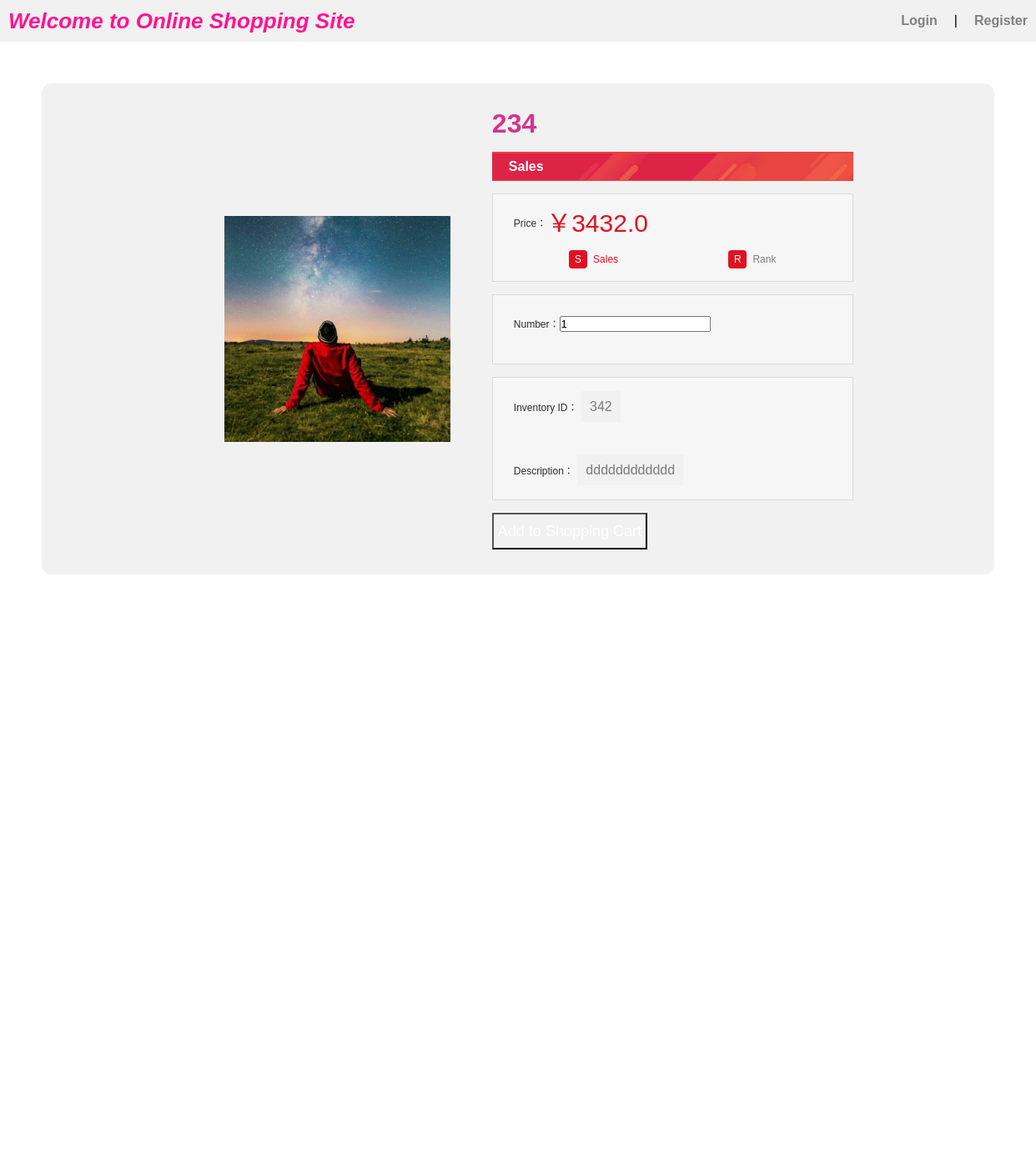
The app's page /product_details/3, older data.
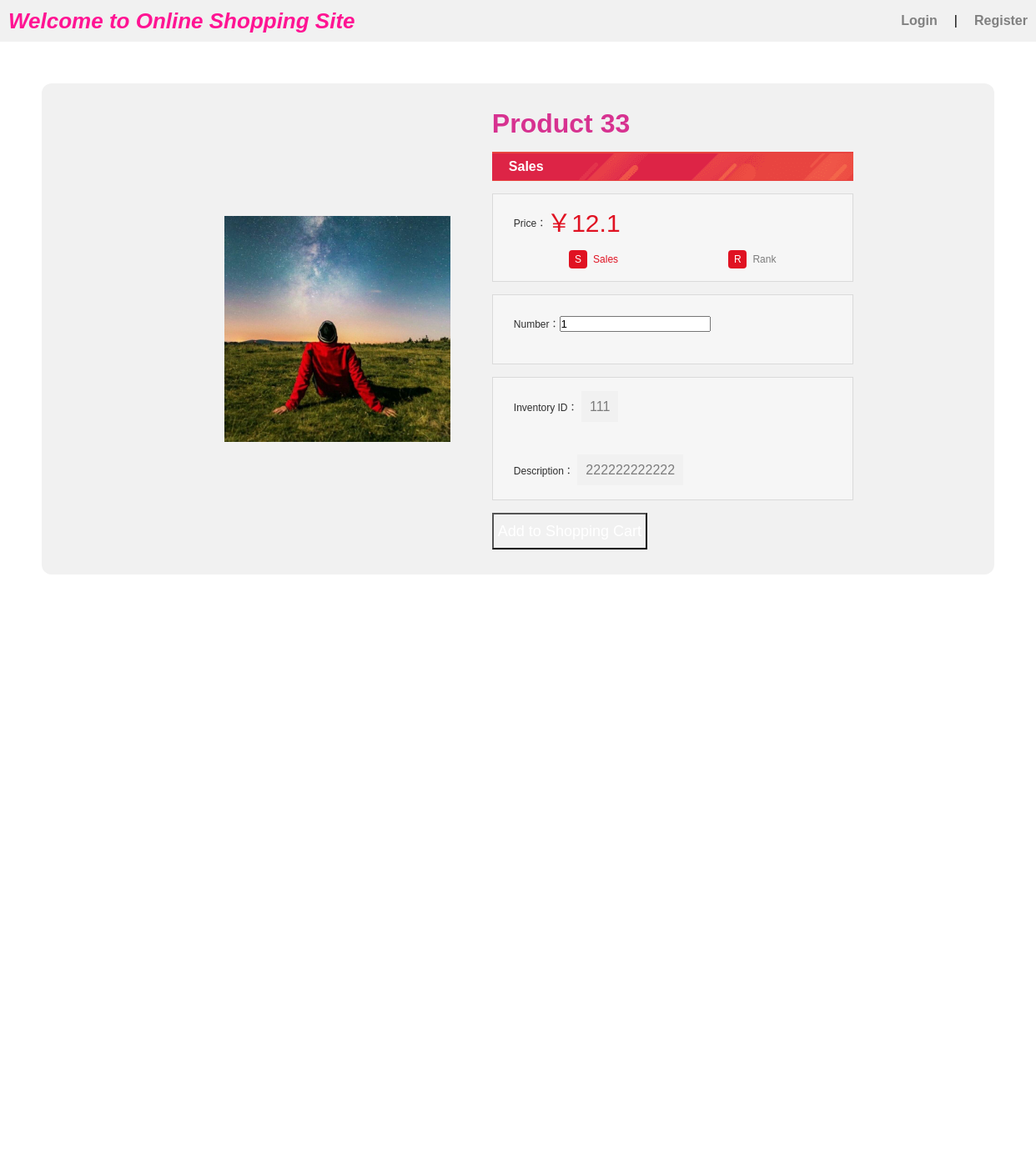
The same page, newer data.
### project/models/ItemModel.py (models this page shows, shortened)
class Item(PkModel):
    __tablename__ = "item"
    name = Column(db.VARCHAR(255), nullable=False, default="")
    price = Column(db.Float(50), nullable=False, default=0.0)
    description = db.Column(db.String(length=1024), nullable=False, default="")
    inventory = Column(db.Integer, nullable=False, default=0)
    sold_count = Column(db.Integer, nullable=False, default=0)
    disabled = Column(db.Boolean, nullable=False, default=False)
    created_at = Column(db.DateTime, nullable=False, default=dt.datetime.utcnow)
    main_image_url = Column(db.VARCHAR(255), nullable=False, default="")
    owner = db.Column(db.Integer, db.ForeignKey("users.id"))
    cart = db.relationship("Cart", backref='cart_item', lazy=True)

### project/shopping/product_details.py (the view)
@blueprint.route("/product_details/<int:itemID>", methods=["GET", "POST"])
def details(itemID):
    item = Item.get_by_id(itemID)
    return render_template("shopping/product_details.html", item=item)

### project/database_model.py (called while the page is built)
    @classmethod
    def get_by_id(cls, record_id):
        basestring = (str, bytes)
        if any(
            (
                isinstance(record_id, basestring) and record_id.isdigit(),
                isinstance(record_id, (int, float)),
            )
        ):
            return cls.query.get(int(record_id))
        return None

### project/templates/shopping/product_details.html (shortened to what this page needs)
{% extends "/base/base.html" %}
{% block style %}
    <link rel="stylesheet" href="../../static/css/shopping/product_details.css">
{% endblock %}
{% block content %}
    <form action="{{ url_for("cart.add_to_cart") }}" method="post">
        <div class="product-little-box">
            <div class="product-image-box">
                <img class="product-image"
                     src="{{ url_for('static', filename='uploaded_files/'+item.main_image_url) }}"
                     value="Item Image"/>
            </div>
            <div class="product-details">
                <div class="product-title">
                    {{ item.name }}
                </div>
                <div class="time-item">
            <span class="item-sales">
                Sales
            </span>
                </div>
                <div class="product-box">
                    <div class="product-number-box">
                        <b>Price：</b>￥{{ item.price }}
                    </div>
                    <div class="product-information-box">
                        <div class="product-inner-box">
                            <div class="product-inner-inner-big-title">S</div>
                            <div class="product-inner-inner-box"><span>Sales</span></div>
                        </div>
                        <div class="product-inner-box">
                            <div class="product-inner-inner-big-title">R</div>
                            <div class="product-inner-inner-box">Rank</div>
                        </div>
                    </div>
                </div>
                <div class="product-box">
                    <div class="product-number-box">
                        <b>Number：<input type="number" name="itemCount" value="1" width="10px" class="number-input">
                        </b>
                    </div>
                </div>
                <div class="product-box">
                    <div>
                        <b class="product-des">Inventory ID：</b>
                        <span id="product-description-box">{{ item.inventory }}</span>
                    </div>
                    <br>
                    <br>
                    <div>
                        <b class="product-des">Description：</b>
                        <span id="product-description-box">{{ item.description }}</span>
                    </div>
                </div>
                <div class="product-action-buttons">
                    <input class="shopping-cart" type="submit" value="Add to Shopping Cart" name="submit">
                </div>
            </div>
        </div>
    </form>
{% endblock %}

### project/templates/base/base.html (shortened to what this page needs)
<!DOCTYPE html>
<html lang="en">
<head>
    <link rel="stylesheet" href="{{ url_for('static',filename='css/base/base.css') }}">
    <link rel="stylesheet" href="{{ url_for('static',filename='css/base/footer.css') }}">
    <link rel="stylesheet" href="{{ url_for('static',filename='css/base/new_navbar.css') }}">
    {% block style %}
    {% endblock %}
</head>
<body>
<header>
    <nav>
        {% block nav %}
            <div class="nav-container-box">
                <a class="nav-main-text" href="{{ url_for("index.home") }}">Welcome to Online Shopping Site</a>
                <ul class="nav-right-bar">
                    {% if current_user.is_authenticated %}
                        <li class="nav-title_shopping_cart">
                            &nbsp;&nbsp;&nbsp;<a href="{{ url_for("cart.shopping_cart") }}">Shopping Cart</a>
                        </li>
                        <li>|</li>
                        <li><a href="/userinfo">Hello, {{ current_user.username }}</a></li>
                        {% if current_user.is_shopper %}
                            <li>|</li>
                            <li><a href="/item/add">Add Item</a></li>
                        {% endif %}
                        <li>|</li>
                        <li><a href="/logout">logout</a></li>
                    {% else %}
                        <li class="login">
                            <a href="{{ url_for("login.login") }}">Login</a>
                        </li>
                        <li>|</li>
                        <li class="register">
                            <a href="{{ url_for("login.login") }}">Register</a>
                        </li>
                    {% endif %}
                </ul>
            </div>
        {% endblock %}
    </nav>
</header>
{% block body %}
    <section id="container">
        {% block content %}
        {% endblock %}
    </section>
    {% block footer %}
        {% include '/base/footer.html' %}
    {% endblock %}
{% endblock %}
</body>
</html>

### project/templates/base/footer.html
<footer class="footer-bar">
    <ul class="footer-item-list">
        <li><a href="{{ url_for('index.about') }}">About</a></li>
        <li><a href="mailto:yuyang.wang@ucdconnect.ie">Contact</a></li>
    </ul>
</footer>

### project/static/css/base/base.css (style rules this page uses)
* { list-style: none; margin: 0; padding: 0; font-family: Arial; }
body { display: flex; flex-direction: column; }
#container { display: flex; min-height: 1200px; flex-direction: column; }
* { transition: all 0.4s linear; -webkit-transition: all 0.4s linear; -moz-transition: all 0.4s linear; -o-transition: all 0.4s linear; }

### project/static/css/base/footer.css (style rules this page uses)
.footer-bar { width: 100%; display: flex; flex-direction: row; justify-content: flex-start; align-items: center; background-color: #f3f3f3; padding: 14px 16px; margin-top: 100px; }
.footer-item-list { display: flex; flex-direction: row; justify-content: flex-start; list-style-type: none; }
.footer-bar li a { color: #666; padding: 14px 16px; text-decoration: none; }

### project/static/css/base/new_navbar.css (style rules this page uses)
.nav-container-box { height: 50px; display: flex; flex-direction: row; justify-content: space-between; align-items: center; background-color: #f1f1f1; }
.nav-main-text { padding: 10px; text-decoration: none; font-size: 26px; font-weight: bold; font-style: italic; color: deeppink; float: left; }
.nav-right-bar { display: flex; flex-direction: row; justify-content: space-around; align-items: center; list-style: none; }
.nav-right-bar li { padding: 10px; }
.nav-right-bar li a { text-decoration: none; color: #c398e3; font-weight: bold; }
.nav-right-bar li a:link { color: gray; }

### project/static/css/shopping/product_details.css (style rules this page uses)
* { margin: 0; padding: 0; font-family: Arial; }
.product-little-box { margin: 50px; padding: 30px; display: flex; flex-direction: row; background-color: #f1f1f1; align-items: center; justify-content: center; border-radius: 12px }
.product-image-box { display: flex; width: 25%; background-color: #f1f1f1; padding: 50px; }
.product-image { width: 100%; height: 100%; }
.product-details { display: flex; min-width: 40%; flex-direction: column; }
.product-title { display: flex; justify-content: flex-start; font-size: 32px; font-weight: bold; color: #d73290; }
.time-item { display: flex; justify-content: flex-start; margin-bottom: 15px; margin-top: 15px; background: #e84440 url("../../image/shopping/red_banner.png") no-repeat left center; color: #fff; line-height: 35px; text-align: right; font-size: 14px; }
.product-box { display: flex; flex-direction: column; justify-content: center; background: #f6f6f6; border: 1px solid #dadada; margin-bottom: 15px; padding: 15px 25px; }
.product-number-box { display: flex; flex-direction: row; justify-content: flex-start; margin-bottom: 12px; line-height: 40px; font-size: 30px; color: #e01222; }
.product-information-box { display: flex; flex-direction: row; justify-content: space-around; align-items: center; }
.product-number-box b, .product-des { color: #2e2e2e; font-size: 12px; font-weight: normal; }
.product-inner-box { display: flex; flex-direction: row; }
.product-inner-inner-big-title { width: 22px; height: 22px; margin-right: 7px; float: left; text-align: center; background: #e01222; line-height: 22px; font-size: 12px; color: #FFF; -moz-border-radius: 4px; -webkit-border-radius: 4px; border-radius: 4px; }
.product-inner-inner-box { line-height: 22px; font-size: 12px; color: #7c7c7c; }
.product-inner-inner-box span { color: #e01222; }
.product-action-buttons { display: flex; flex-direction: row; justify-content: flex-start; }
.shopping-cart { height: 44px; padding: 5px; margin-right: 15px; background: 90% url("../../image/shopping/bbg1.jpg") repeat; font-size: 18px; color: #FFF; text-decoration: none; }
.item-sales { padding-left: 20px; font-size: 16px; font-weight: bold; }
#product-description-box { background-color: #f1f1f1; padding: 10px; line-height: 40px; color: #7c7c7c; }

Row changes from the older to the newer data that the page shows:
changed Item: name "234" → "Product 33"; price "3432.0" → "12.1"; inventory "342" → "111"; description "dddddddddddd" → "222222222222"
